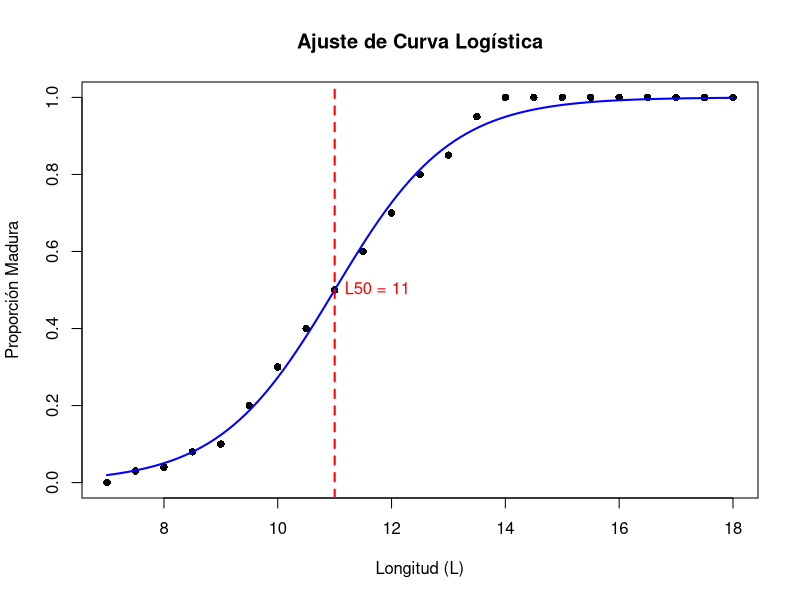

Generate this figure with R:
# ojiva madurez

# datos de Millán 1999. https://doi.org/10.1016/S0165-7836(99)00010-7
# Ejemplo de datos (asegúrate de usar tus propios datos)
longitudes <-c(7, 7.5,  8,    8.5,  9,   9.5,  10,   10.5,  11,  11.5, 12, 12.5,  13,   13.5, 14, 14.5, 15,15.5, 16,16.5, 17,17.5, 18)
madurez    <-c(0, 0.03, 0.04, 0.08, 0.1, 0.2, 0.3,  0.4,  0.5, 0.6,  0.7, 0.8, 0.85, 0.95,  1, 1,    1,  1,    1,1,     1, 1,1    )

# Ajustar el modelo logístico no lineal
modelo_logistico <- nls(madurez ~ 1 / (1 + exp(-a * (longitudes - L50))), 
                        start = list(a = 1, L50 = 11))
# Resumen del modelo
summary(modelo_logistico)

# Extraer el valor de L50
L50 <- coef(modelo_logistico)["L50"]

# Crear datos para la curva ajustada
longitudes_pred <- seq(min(longitudes), max(longitudes), length.out = 100)
madurez_pred <- predict(modelo_logistico, newdata = list(longitudes = longitudes_pred))

# Graficar los datos observados y la curva ajustada
plot(longitudes, madurez, pch = 16, xlab = "Longitud (L)", ylab = "Proporción Madura", 
     main = "Ajuste de Curva Logística")
lines(longitudes_pred, madurez_pred, col = "blue", lwd = 2)

# Mostrar L50 en el gráfico
abline(v = L50, col = "red", lwd = 2, lty = 2)
text(L50, 0.5, labels = paste0("L50 = ", round(L50, 2)), pos = 4, col = "red")

L50<- coef(modelo_logistico)["L50"]
pendiente<- coef(modelo_logistico)["a"]

L50
pendiente
